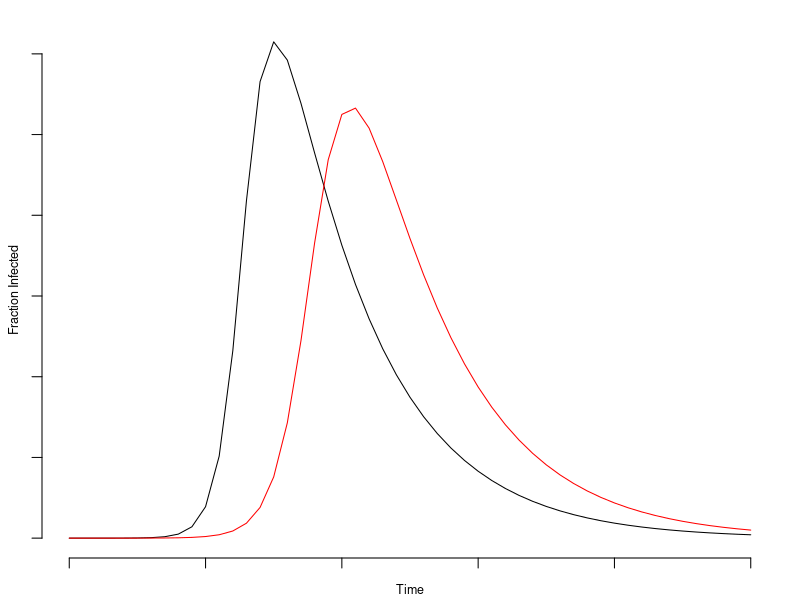
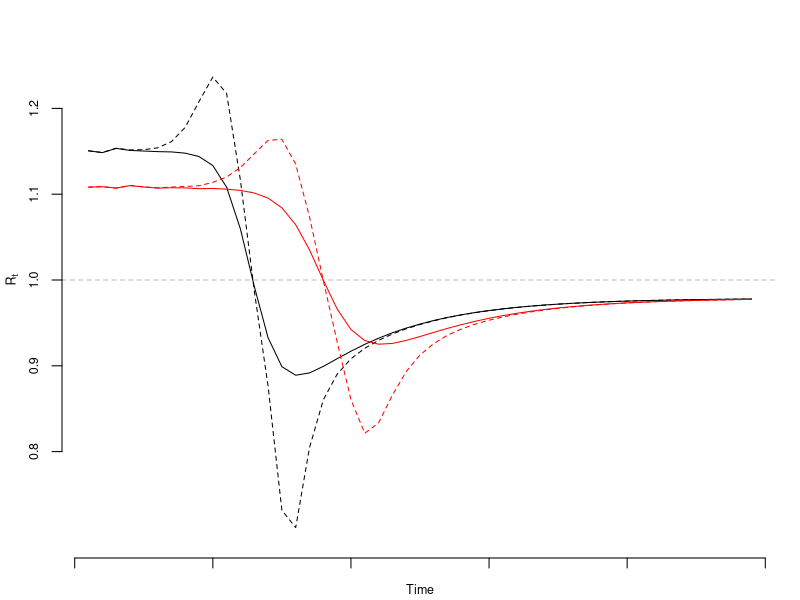
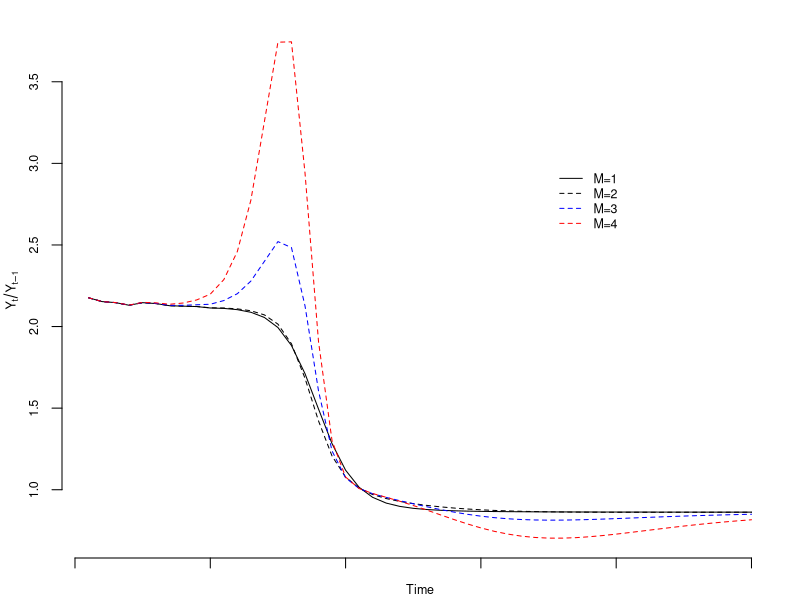
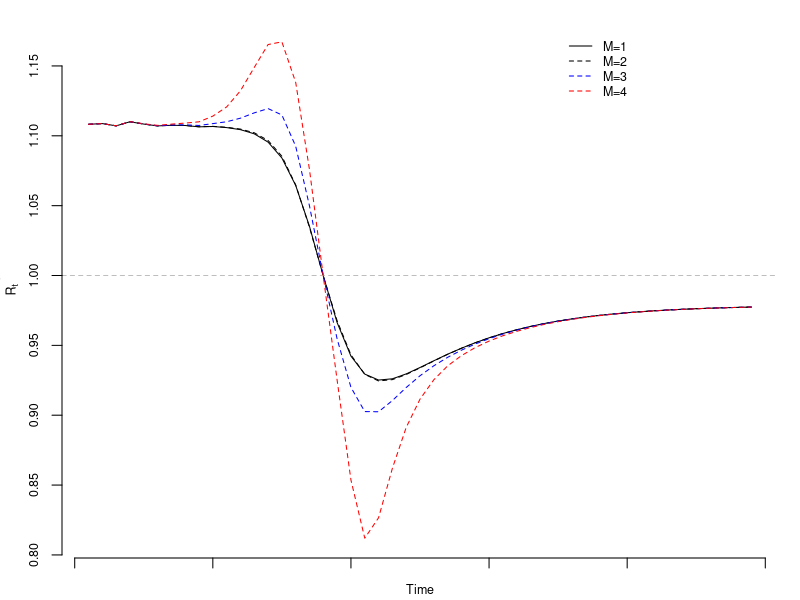

R code for these plots, in order:
## Load deSolve package
library(deSolve)

## Create an SIR function
sir <- function(time, state, parameters) {
  
  with(as.list(c(state, parameters)), {
    
    dS <- -beta * S * I
    dI <-  beta * S * I - gamma * I
    dR <-                 gamma * I
    
    return(list(c(dS, dI, dR)))
  })
}

### Set parameters
## Proportion in each compartment: Susceptible 0.999999, Infected 0.000001, Recovered 0
init       <- c(S = 1-1e-6, I = 1e-6, R = 0.0)
## beta: infection parameter; gamma: recovery parameter
# parameters <- c(beta = 1.4247, gamma = 0.14286)
parameters1 <- c(beta = 1.2, gamma = 0.15)
parameters2 <- c(beta = 0.9, gamma = 0.15)
## Time frame
times      <- seq(0, 50, by = 1)

## Solve using ode (General Solver for Ordinary Differential Equations)
out1 <- ode(y = init, times = times, func = sir, parms = parameters1)
out2 <- ode(y = init, times = times, func = sir, parms = parameters2)
## change to data frame
out1 <- as.data.frame(out1)
out2 <- as.data.frame(out2)
## Delete time variable
out1$time <- NULL
out2$time <- NULL
## Show data
png(filename = "C:/Users/Balthazar/Documents/GitHub/covid-umich/methods/figs/sir.png",
    width = 6.5, height = 4, units = "in", res = 1200, pointsize = 12)
par(mar = c(2,2,1,1)+0.1)
plot(times, out1$I, type = "l", axes = FALSE, bty = "n")
lines(times, out2$I, col = "red")
axis(side = 1, labels = FALSE)
axis(side = 2, labels = FALSE)
mtext("Fraction Infected", side = 2, line = 1, cex = 0.75)
mtext("Time", side = 1, line = 1, cex = 0.75)
dev.off()

## Setup for bias plots
f = 0.02
M = 4 
days = 1:365
FP = 0.005; FN = 0.172
bary1_new = -diff(out1$S)
bary1_all = out1$I
bary2_new = -diff(out2$S)
bary2_all = out2$I

bias_fn <- function(M, bary, f, FP = 0.01, FN = 0.15) {
  const = (bary*M + (1-bary))
  f0 = f/const
  f1 = M*f0
  Delta = f1 - f0
  D_M1 = 1 - Delta * bary/(1-bary) * (FP*(1-bary) + FN * bary)/ (f0 * (1-bary) + f1 * bary)
  D_M2 = 1/(1-FP-FN)
  D_M = D_M1 * D_M2
  rho = Delta*sqrt(bary*(1-bary))/sqrt(f*(1-f))
  error = rho*sqrt((1-f)/f) * sqrt(1-bary)/sqrt(bary)*D_M
  lag_error = error[1:(length(error)-1)]
  cur_error = error[2:(length(error))]
  
  lin_term = cur_error - lag_error
  quad_term = lag_error^2 - cur_error*lag_error
  
  cur_bary = bary[2:length(error)]
  lag_bary = bary[1:(length(error)-1)]
  
  bias = (lin_term+quad_term) * cur_bary/lag_bary
  
  Rt = 1+log(cur_bary/lag_bary)/7
  logbias = log(1+lin_term+quad_term)/7
  
  return(list("r"=cur_bary/lag_bary, "bias" = bias,
              "Rt"=Rt, "logbias"=logbias))
}

bias1_all = bias_fn(M, bary1_all, f)
bias1_new = bias_fn(M, bary1_new, f)
bias2_all = bias_fn(M, bary2_all, f)
bias2_new = bias_fn(M, bary2_new, f)

## Ratio Comparison: Use New for Fraction of New Cases
ymax = max(bias1_new$Rt+bias1_new$logbias, bias1_new$Rt, bias2_new$Rt+bias2_new$logbias, bias2_new$Rt, na.rm = TRUE)
ymin = min(bias1_new$Rt+bias1_new$logbias, bias1_new$Rt, bias2_new$Rt+bias2_new$logbias, bias2_new$Rt, na.rm = TRUE)
png(filename = "C:/Users/Balthazar/Documents/GitHub/covid-umich/methods/figs/sir_rt_comparison.png",
    width = 6.5, height = 4, units = "in", res = 1200, pointsize = 12)
par(mar = c(2,3,0,1)+0.1)
plot(bias1_new$Rt, type = "l", ylim = c(0.7, 1.3), axes = FALSE, bty = "n", xlab = "", ylab = "")
lines(bias1_new$Rt + bias1_new$logbias, lty = 2)
abline(h = 1.0, col = "grey", lty = 2)
lines(bias2_new$Rt, lty = 1, col = "red")
lines(bias2_new$Rt+bias2_new$logbias, lty = 2, col = "red")
axis(side =1, labels = FALSE)
axis(side =2, cex.axis = 0.75, at = seq(0.8,1.2,0.1))
mtext(expression(R[t]), side =2, line = 2, cex = 0.75)
mtext("Time", side = 1, line = 1, cex = 0.75)
dev.off()

## Same curve, just different M value
M1 = 2; M2 = 3; M3 = 4
bias1 = bias_fn(M1, bary2_all, f, FP, FN)
bias2 = bias_fn(M2, bary2_all, f, FP, FN)
bias3 = bias_fn(M3, bary2_all, f, FP, FN)

## Ratio for different M: Use All for Prevalence
ymax = max(bias3$r+bias3$bias)
ymin = min(bias3$r+bias3$bias)
png(filename = "C:/Users/Balthazar/Documents/GitHub/covid-umich/methods/figs/sir_ratio.png",
    width = 6.5, height = 4, units = "in", res = 1200, pointsize = 12)
par(mar = c(2,3,1,1)+0.1)
plot(bias1$r, type = "l", ylim = c(ymin, ymax), axes = FALSE, bty = "n", xlab = "", ylab = "")
lines(bias1$r+bias1$bias, lty = 2)
lines(bias2$r+bias2$bias, col = "blue", lty = 2)
lines(bias3$r+bias3$bias, col = "red", lty = 2)
axis(side =1, labels = FALSE)
axis(side =2, cex.axis = 0.75)
mtext(expression(Y[t]/Y[t-1]), side =2, line = 2, cex = 0.75)
mtext("Time", side = 1, line = 1, cex = 0.75)
legend(35, 3.0, legend = c("M=1", "M=2", "M=3", "M=4"), lty = c(1,2,2,2), col = c("black", "black", "blue", "red"), cex = 0.75, bty = "n")
dev.off()

## Recompute bias for new only
bias1 = bias_fn(M1, bary2_new, f, FP, FN)
bias2 = bias_fn(M2, bary2_new, f, FP, FN)
bias3 = bias_fn(M3, bary2_new, f, FP, FN)


ymax = max(bias3$Rt+bias3$logbias)
ymin = min(bias3$Rt+bias3$logbias)
png(filename = "C:/Users/Balthazar/Documents/GitHub/covid-umich/methods/figs/sir_rt.png",
    width = 6.5, height = 4, units = "in", res = 1200, pointsize = 12)
par(mar = c(2,3,1,1)+0.1)
plot(bias1$Rt, type = "l", ylim = c(ymin, ymax), axes = FALSE, bty = "n")
lines(bias1$Rt + bias1$logbias, lty = 2)
abline(h = 1.0, col = "grey", lty = 2)
lines(bias2$Rt+bias2$logbias, lty = 2, col = "blue")
lines(bias3$Rt+bias3$logbias, lty = 2, col = "red")
axis(side =1, labels = FALSE)
axis(side =2, cex.axis = 0.75)
mtext(expression(R[t]), side =2, line = 2, cex = 0.75)
mtext("Time", side = 1, line = 1, cex = 0.75)
legend(35, 1.175, legend = c("M=1", "M=2", "M=3", "M=4"), lty = c(1,2,2,2), col = c("black", "black", "blue", "red"), cex = 0.75, bty = "n")
dev.off()
